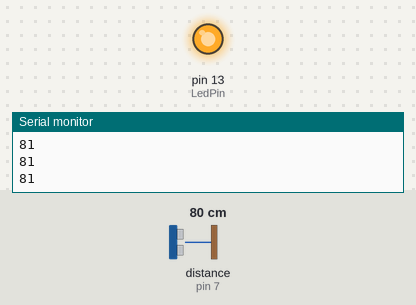
A sketch run on a simulated Arduino Uno, built with avr-gcc and run on an emulated ATmega328P. Shown: output pins drawn as LEDs (lit = HIGH), the last lines printed to the serial monitor. The test bench sets the inputs (shaded band); at power-on: distance to the obstacle (sensor on pin 7) 80 cm. The echo pulse lasts 58.3 µs per cm.

Above: at 1.2 s.
1.3 s: distance to the obstacle (sensor on pin 7) set to 28 cm
2.8 s: distance to the obstacle (sensor on pin 7) set to 24 cm
At 3.4 s:
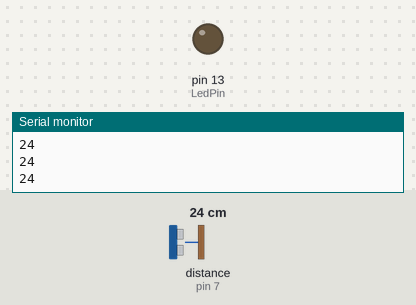
4.4 s: distance to the obstacle (sensor on pin 7) set to 35 cm
At 5.7 s:
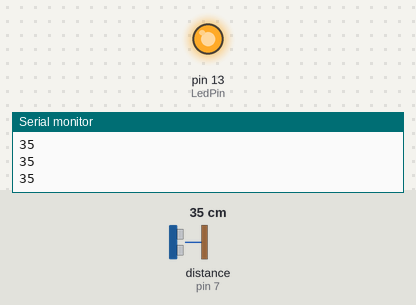
6.0 s: distance to the obstacle (sensor on pin 7) set to 2 cm
At 7.6 s:
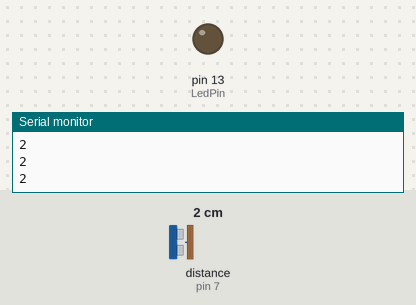
Timing chart, 0 to 8.6 s (numbered marks = the images above; inputs shaded):
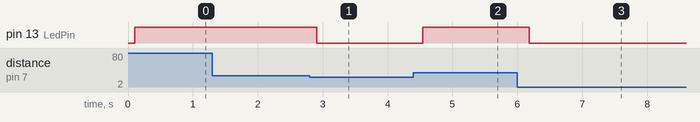

Measured:
- the behaviour switches between 26 and 25 cm on distance to the obstacle (sensor on pin 7) (found by bisection; images 0 and 1)
- after the input at 2.8 s, pin 13 (LedPin): HIGH → LOW after 0.11 s
- after the input at 4.4 s, pin 13 (LedPin): LOW → HIGH after 0.14 s
- after the input at 6.0 s, pin 13 (LedPin): HIGH → LOW after 0.19 s

The sketch:

newping.ino
```cpp
// You put two slashes in front of whatever you want to type

//Will Lawson
//NewPing()
//


#include <NewPing.h>
#define TRIGGER_PIN 6
#define ECHO_PIN 7
#define MAX_DISTANCE 200
int LedPin = 13;
int value = 0; // value is a variable that we'll use for our distance

NewPing sonar(TRIGGER_PIN, ECHO_PIN, MAX_DISTANCE); // this makes our call-sign, to get into the newping library

void setup()
{
	pinMode(LedPin, OUTPUT);
	Serial.begin(9600);
}

void loop()
{
	value = sonar.ping_cm(); // it gets the distance and saves it as "value"

	delay(50);
	Serial.println(value); // prints the distance back to you
	delay(50);


	if (value != 0 && value < 200)  //This ignores "bad" data
	{
		if (value < 10) //If value < 10, turn on LED, otherwise turn off
		{
			digitalWrite(LedPin, HIGH);
		}
		if (value > 10)
			digitalWrite(LedPin, LOW);
		{
			analogWrite(LedPin, value * 5);  // I should probably chose between this and digitalwrite(LOW)
		}
	}
}
```
